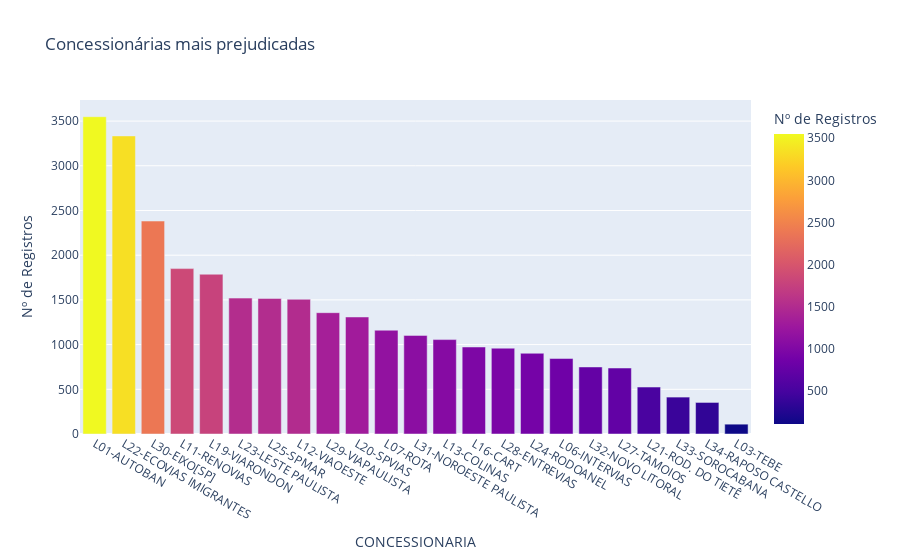

Notebook code for this chart:
### Code cell
fig = px.bar(df_concessionaria,
             x='CONCESSIONARIA',
             y='Quantidade de Incidentes',
             title='Concessionárias mais prejudicadas',
             labels={'CONCESSIONARIA': 'CONCESSIONARIA', 'Quantidade de Incidentes': 'Nº de Registros'},
             color='Quantidade de Incidentes')
fig.show()

### Figure 1 — Plotly figure (JSON) as saved in the notebook; plotly's stock layout.template omitted (floating-point values rounded to 4 significant figures)
{"data": [{"alignmentgroup": "True", "hovertemplate": "CONCESSIONARIA=%{x}<br>Nº de Registros=%{marker.color}<extra></extra>", "legendgroup": "", "marker": {"color": [3549, 3334, 2382, 1850, 1787, 1520, 1516, 1507, 1357, 1309, 1161, 1103, 1056, 973, 960, 903, 844, 750, 738, 525, 413, 353, 110], "coloraxis": "coloraxis", "pattern": {"shape": ""}}, "name": "", "offsetgroup": "", "orientation": "v", "showlegend": false, "textposition": "auto", "type": "bar", "x": ["L01-AUTOBAN", "L22-ECOVIAS IMIGRANTES", "L30-EIXO[SP]", "L11-RENOVIAS", "L19-VIARONDON", "L23-LESTE PAULISTA", "L25-SPMAR", "L12-VIAOESTE", "L29-VIAPAULISTA", "L20-SPVIAS", "L07-ROTA", "L31-NOROESTE PAULISTA", "L13-COLINAS", "L16-CART", "L28-ENTREVIAS", "L24-RODOANEL", "L06-INTERVIAS", "L32-NOVO LITORAL", "L27-TAMOIOS", "L21-ROD. DO TIETÊ", "L33-SOROCABANA", "L34-RAPOSO CASTELLO", "L03-TEBE"], "xaxis": "x", "y": [3549, 3334, 2382, 1850, 1787, 1520, 1516, 1507, 1357, 1309, 1161, 1103, 1056, 973, 960, 903, 844, 750, 738, 525, 413, 353, 110], "yaxis": "y"}], "layout": {"barmode": "relative", "coloraxis": {"colorbar": {"title": {"text": "Nº de Registros"}}, "colorscale": [[0, "#0d0887"], [0.1111, "#46039f"], [0.2222, "#7201a8"], [0.3333, "#9c179e"], [0.4444, "#bd3786"], [0.5556, "#d8576b"], [0.6667, "#ed7953"], [0.7778, "#fb9f3a"], [0.8889, "#fdca26"], [1, "#f0f921"]]}, "legend": {"tracegroupgap": 0}, "title": {"text": "Concessionárias mais prejudicadas"}, "xaxis": {"anchor": "y", "domain": [0, 1], "title": {"text": "CONCESSIONARIA"}}, "yaxis": {"anchor": "x", "domain": [0, 1], "title": {"text": "Nº de Registros"}}}}
